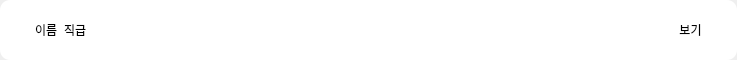
<?xml version="1.0" encoding="UTF-8"?>
<ui version="4.0">
 <class>MemberWidget</class>
 <widget class="QWidget" name="MemberWidget">
  <property name="geometry">
   <rect>
    <x>0</x>
    <y>0</y>
    <width>737</width>
    <height>60</height>
   </rect>
  </property>
  <property name="windowTitle">
   <string>Form</string>
  </property>
  <property name="styleSheet">
   <string notr="true"/>
  </property>
  <layout class="QHBoxLayout" name="horizontalLayout_2">
   <property name="leftMargin">
    <number>0</number>
   </property>
   <property name="topMargin">
    <number>0</number>
   </property>
   <property name="rightMargin">
    <number>0</number>
   </property>
   <property name="bottomMargin">
    <number>0</number>
   </property>
   <item>
    <widget class="QFrame" name="frame">
     <property name="styleSheet">
      <string notr="true">background-color: rgb(255, 255, 255);
border-radius: 10px;</string>
     </property>
     <property name="frameShape">
      <enum>QFrame::StyledPanel</enum>
     </property>
     <property name="frameShadow">
      <enum>QFrame::Raised</enum>
     </property>
     <layout class="QHBoxLayout" name="horizontalLayout">
      <property name="leftMargin">
       <number>35</number>
      </property>
      <property name="rightMargin">
       <number>35</number>
      </property>
      <item>
       <widget class="QLabel" name="label_2">
        <property name="text">
         <string>이름</string>
        </property>
       </widget>
      </item>
      <item>
       <widget class="QLabel" name="label">
        <property name="text">
         <string>직급</string>
        </property>
       </widget>
      </item>
      <item>
       <spacer name="horizontalSpacer">
        <property name="orientation">
         <enum>Qt::Horizontal</enum>
        </property>
        <property name="sizeHint" stdset="0">
         <size>
          <width>574</width>
          <height>19</height>
         </size>
        </property>
       </spacer>
      </item>
      <item>
       <widget class="QPushButton" name="pushButton">
        <property name="minimumSize">
         <size>
          <width>20</width>
          <height>30</height>
         </size>
        </property>
        <property name="text">
         <string>보기</string>
        </property>
        <property name="iconSize">
         <size>
          <width>27</width>
          <height>16</height>
         </size>
        </property>
       </widget>
      </item>
     </layout>
    </widget>
   </item>
  </layout>
 </widget>
 <resources/>
 <connections/>
</ui>
